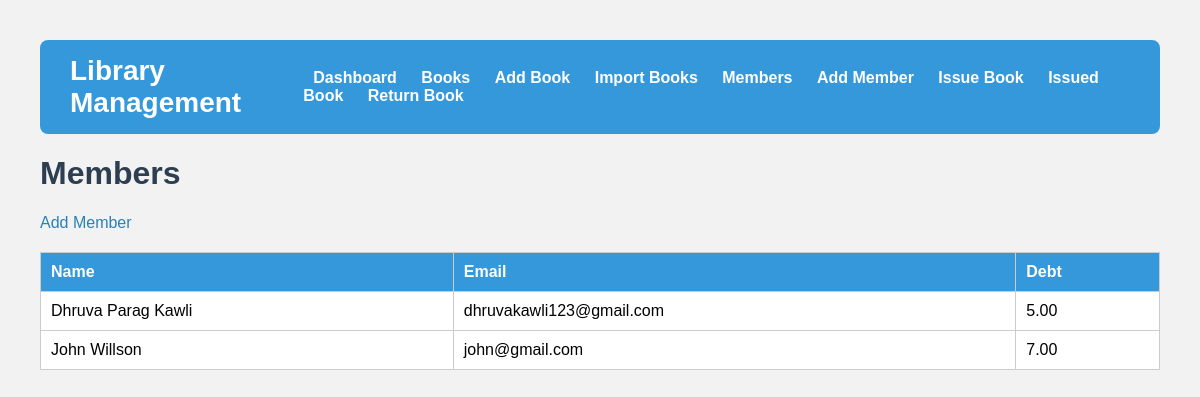
The page /members/ on the database its author committed.
### library/models.py (models this page shows, shortened)
class Member(models.Model):
    name = models.CharField(max_length=100)
    email = models.EmailField()
    phone = models.CharField(max_length=15)
    debt = models.DecimalField(max_digits=6, decimal_places=2, default=0.0)

### library/views.py (the view)
# urls.py: path('members/', views.member_list, name='member_list'),
def member_list(request):
    members = Member.objects.all()
    return render(request, 'member_list.html', {'members': members})

### library/templates/member_List.html (shortened to what this page needs)
{%load static%}
<!DOCTYPE html>
<html>
<head>
    <link rel="stylesheet" href="{%static 'style.css' %}">
</head>
<body>
    {% include "nav.html" %}
  <h1>Members</h1>
  <a href="/members/add/">Add Member</a>
  <table border="1">
    <tr><th>Name</th><th>Email</th><th>Debt</th></tr>
    {% for member in members %}
    <tr>
      <td>{{ member.name }}</td>
      <td>{{ member.email }}</td>
      <td>{{ member.debt }}</td>
    </tr>
    {% endfor %}
  </table>
</body>
</html>

### static/style.css (style rules this page uses)
body { font-family: Arial, sans-serif; background-color: #f2f2f2; margin: 20px; padding: 20px; }
h1 { color: #2c3e50; }
table { width: 100%; border-collapse: collapse; margin-top: 20px; background: white; }
th, td { padding: 10px; border: 1px solid #ccc; text-align: left; }
th { background-color: #3498db; color: white; }
a { text-decoration: none; color: #2980b9; margin-right: 15px; }

### rows shown on the page
Member: name "Dhruva Parag Kawli", email "dhruvakawli123@gmail.com", debt "5.00"
Member: name "John Willson", email "john@gmail.com", debt "7.00"
